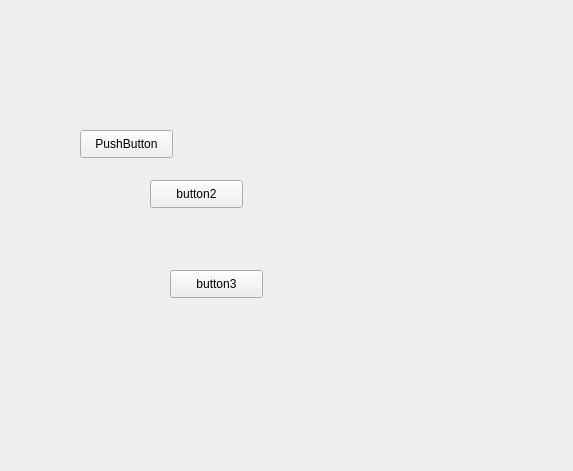
<?xml version="1.0" encoding="UTF-8"?>
<ui version="4.0">
 <class>Form</class>
 <widget class="QWidget" name="Form">
  <property name="geometry">
   <rect>
    <x>0</x>
    <y>0</y>
    <width>573</width>
    <height>471</height>
   </rect>
  </property>
  <property name="windowTitle">
   <string>Form</string>
  </property>
  <widget class="QPushButton" name="b1">
   <property name="geometry">
    <rect>
     <x>80</x>
     <y>130</y>
     <width>93</width>
     <height>28</height>
    </rect>
   </property>
   <property name="text">
    <string>PushButton</string>
   </property>
  </widget>
  <widget class="QPushButton" name="b2">
   <property name="geometry">
    <rect>
     <x>150</x>
     <y>180</y>
     <width>93</width>
     <height>28</height>
    </rect>
   </property>
   <property name="text">
    <string>button2</string>
   </property>
  </widget>
  <widget class="QPushButton" name="b3">
   <property name="geometry">
    <rect>
     <x>170</x>
     <y>270</y>
     <width>93</width>
     <height>28</height>
    </rect>
   </property>
   <property name="text">
    <string>button3</string>
   </property>
  </widget>
 </widget>
 <resources/>
 <connections/>
</ui>
